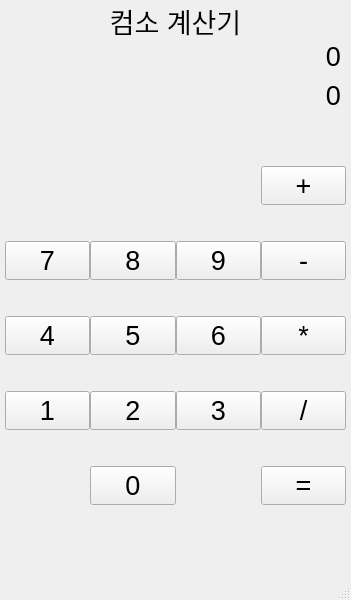
<?xml version="1.0" encoding="UTF-8"?>
<ui version="4.0">
 <class>Calculator</class>
 <widget class="QMainWindow" name="Calculator">
  <property name="geometry">
   <rect>
    <x>0</x>
    <y>0</y>
    <width>351</width>
    <height>600</height>
   </rect>
  </property>
  <property name="font">
   <font>
    <pointsize>15</pointsize>
   </font>
  </property>
  <property name="windowTitle">
   <string>Calculator</string>
  </property>
  <widget class="QWidget" name="centralwidget">
   <property name="font">
    <font>
     <pointsize>20</pointsize>
    </font>
   </property>
   <widget class="QWidget" name="gridLayoutWidget">
    <property name="geometry">
     <rect>
      <x>0</x>
      <y>130</y>
      <width>351</width>
      <height>411</height>
     </rect>
    </property>
    <layout class="QGridLayout" name="keypad">
     <property name="leftMargin">
      <number>5</number>
     </property>
     <property name="rightMargin">
      <number>5</number>
     </property>
     <property name="spacing">
      <number>0</number>
     </property>
     <item row="0" column="3">
      <widget class="QPushButton" name="btnp">
       <property name="text">
        <string>+</string>
       </property>
      </widget>
     </item>
     <item row="1" column="3">
      <widget class="QPushButton" name="btnmi">
       <property name="text">
        <string>-</string>
       </property>
      </widget>
     </item>
     <item row="2" column="1">
      <widget class="QPushButton" name="btn5">
       <property name="enabled">
        <bool>true</bool>
       </property>
       <property name="font">
        <font>
         <pointsize>20</pointsize>
        </font>
       </property>
       <property name="text">
        <string>5</string>
       </property>
      </widget>
     </item>
     <item row="4" column="1">
      <widget class="QPushButton" name="btn0">
       <property name="text">
        <string>0</string>
       </property>
      </widget>
     </item>
     <item row="3" column="0">
      <widget class="QPushButton" name="btn1">
       <property name="text">
        <string>1</string>
       </property>
      </widget>
     </item>
     <item row="2" column="0">
      <widget class="QPushButton" name="btn4">
       <property name="font">
        <font>
         <pointsize>20</pointsize>
        </font>
       </property>
       <property name="text">
        <string>4</string>
       </property>
      </widget>
     </item>
     <item row="2" column="3">
      <widget class="QPushButton" name="btnmu">
       <property name="text">
        <string>*</string>
       </property>
      </widget>
     </item>
     <item row="2" column="2">
      <widget class="QPushButton" name="btn6">
       <property name="text">
        <string>6</string>
       </property>
      </widget>
     </item>
     <item row="3" column="2">
      <widget class="QPushButton" name="btn3">
       <property name="text">
        <string>3</string>
       </property>
      </widget>
     </item>
     <item row="3" column="3">
      <widget class="QPushButton" name="btnd">
       <property name="text">
        <string>/</string>
       </property>
      </widget>
     </item>
     <item row="1" column="1">
      <widget class="QPushButton" name="btn8">
       <property name="font">
        <font>
         <pointsize>20</pointsize>
        </font>
       </property>
       <property name="text">
        <string>8</string>
       </property>
      </widget>
     </item>
     <item row="1" column="2">
      <widget class="QPushButton" name="btn9">
       <property name="font">
        <font>
         <pointsize>20</pointsize>
        </font>
       </property>
       <property name="text">
        <string>9</string>
       </property>
      </widget>
     </item>
     <item row="1" column="0">
      <widget class="QPushButton" name="btn7">
       <property name="font">
        <font>
         <pointsize>20</pointsize>
        </font>
       </property>
       <property name="text">
        <string>7</string>
       </property>
      </widget>
     </item>
     <item row="4" column="3">
      <widget class="QPushButton" name="btne">
       <property name="text">
        <string>=</string>
       </property>
      </widget>
     </item>
     <item row="3" column="1">
      <widget class="QPushButton" name="btn2">
       <property name="text">
        <string>2</string>
       </property>
      </widget>
     </item>
    </layout>
   </widget>
   <widget class="QLabel" name="label_3">
    <property name="geometry">
     <rect>
      <x>100</x>
      <y>0</y>
      <width>151</width>
      <height>41</height>
     </rect>
    </property>
    <property name="text">
     <string>컴소 계산기</string>
    </property>
    <property name="alignment">
     <set>Qt::AlignCenter</set>
    </property>
   </widget>
   <widget class="QWidget" name="">
    <property name="geometry">
     <rect>
      <x>90</x>
      <y>40</y>
      <width>251</width>
      <height>72</height>
     </rect>
    </property>
    <layout class="QGridLayout" name="gresult">
     <item row="0" column="0">
      <widget class="QLabel" name="preview">
       <property name="text">
        <string>0</string>
       </property>
       <property name="alignment">
        <set>Qt::AlignRight|Qt::AlignTrailing|Qt::AlignVCenter</set>
       </property>
      </widget>
     </item>
     <item row="1" column="0">
      <widget class="QLabel" name="result">
       <property name="text">
        <string>0</string>
       </property>
       <property name="alignment">
        <set>Qt::AlignRight|Qt::AlignTrailing|Qt::AlignVCenter</set>
       </property>
      </widget>
     </item>
    </layout>
   </widget>
  </widget>
  <widget class="QMenuBar" name="menubar">
   <property name="geometry">
    <rect>
     <x>0</x>
     <y>0</y>
     <width>351</width>
     <height>28</height>
    </rect>
   </property>
  </widget>
  <widget class="QStatusBar" name="statusbar"/>
 </widget>
 <resources/>
 <connections/>
</ui>
